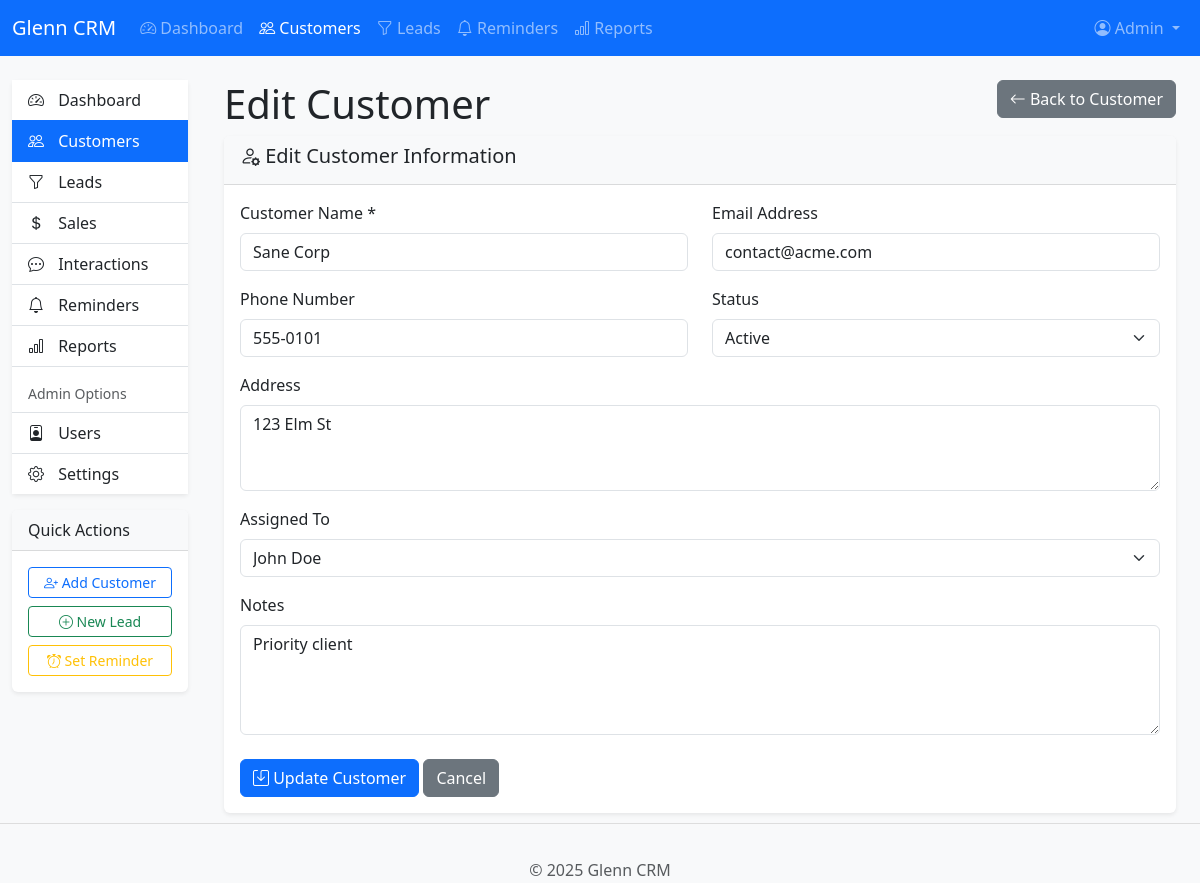
/glenncrm/index.php?page=customers&action=edit&id=16 (signed in), run on the app's committed database.
### tables this page shows
CREATE TABLE `settings` (
  `setting_id` int(11) NOT NULL,
  `setting_name` varchar(50) NOT NULL,
  `setting_value` text DEFAULT NULL,
  `setting_description` text DEFAULT NULL,
  `is_public` tinyint(1) DEFAULT 0,
  `updated_at` timestamp NOT NULL DEFAULT current_timestamp() ON UPDATE current_timestamp()
);

CREATE TABLE `customers` (
  `customer_id` int(11) NOT NULL,
  `name` varchar(100) NOT NULL,
  `email` varchar(100) DEFAULT NULL,
  `phone` varchar(20) DEFAULT NULL,
  `address` text DEFAULT NULL,
  `notes` text DEFAULT NULL,
  `status` enum('active','inactive','prospect') DEFAULT 'active',
  `assigned_to` int(11) DEFAULT NULL,
  `created_at` timestamp NOT NULL DEFAULT current_timestamp(),
  `updated_at` timestamp NULL DEFAULT NULL ON UPDATE current_timestamp()
);

### glenncrm/config/database.php (called while the page is built, shortened)
<?php
$conn = new mysqli(DB_HOST, DB_USER, DB_PASS, DB_NAME);
function get_setting($setting_name, $default = null) {
    global $conn;
    $stmt = $conn->prepare("SELECT setting_value FROM settings WHERE setting_name = ?");
    $stmt->bind_param("s", $setting_name);
    $stmt->execute();
    $result = $stmt->get_result();
    if ($result->num_rows > 0) {
        $row = $result->fetch_assoc();
        return $row['setting_value'];
    }
    return $default;
}
function sanitize_input($data) {
    $data = trim($data);
    $data = stripslashes($data);
    $data = htmlspecialchars($data);
    return $data;
}
?>

### glenncrm/pages/customers/edit.php (the view, shortened to what this page needs)
<?php
$stmt = $conn->prepare("SELECT * FROM customers WHERE customer_id = ?");
$stmt->bind_param("i", $customer_id);
$stmt->execute();
$result = $stmt->get_result();
$customer = $result->fetch_assoc();
?>
<div class="content-header">
    <div class="container-fluid">
        <div class="row mb-2">
            <div class="col-sm-6">
                <h1 class="m-0">Edit Customer</h1>
            </div>
            <div class="col-sm-6">
                <div class="float-end">
                    <a href="<?php echo BASE_URL; ?>/index.php?page=customers&action=view&id=<?php echo $customer_id; ?>" class="btn btn-secondary">
                        <i class="bi bi-arrow-left"></i> Back to Customer
                    </a>
                </div>
            </div>
        </div>
    </div>
</div>
<section class="content">
    <div class="container-fluid">
        <div class="card">
            <div class="card-header">
                <h5 class="card-title">
                    <i class="bi bi-person-gear"></i> Edit Customer Information
                </h5>
            </div>
            <div class="card-body">
                <form action="<?php echo BASE_URL; ?>/index.php?page=customers&action=edit&id=<?php echo $customer_id; ?>" method="post" class="needs-validation" novalidate>
                    <div class="row">
                        <div class="col-md-6 mb-3">
                            <label for="name" class="form-label">Customer Name *</label>
                            <input type="text" class="form-control" id="name" name="name" value="<?php echo htmlspecialchars($customer['name']); ?>" required>
                        </div>
                        <div class="col-md-6 mb-3">
                            <label for="email" class="form-label">Email Address</label>
                            <input type="email" class="form-control" id="email" name="email" value="<?php echo htmlspecialchars($customer['email']); ?>">
                        </div>
                    </div>
                    <div class="row">
                        <div class="col-md-6 mb-3">
                            <label for="phone" class="form-label">Phone Number</label>
                            <input type="text" class="form-control" id="phone" name="phone" value="<?php echo htmlspecialchars($customer['phone']); ?>">
                        </div>
                        <div class="col-md-6 mb-3">
                            <label for="status" class="form-label">Status</label>
                            <select class="form-select" id="status" name="status">
                                <option value="active" <?php echo ($customer['status'] == 'active') ? 'selected' : ''; ?>>Active</option>
                            </select>
                        </div>
                    </div>
                    <div class="mb-3">
                        <label for="address" class="form-label">Address</label>
                        <textarea class="form-control" id="address" name="address" rows="3"><?php echo htmlspecialchars($customer['address']); ?></textarea>
                    </div>
                    <div class="mb-3">
                        <label for="assigned_to" class="form-label">Assigned To</label>
                        <?php echo get_users_dropdown('assigned_to', $customer['assigned_to']); ?>
                    </div>
                    <div class="mb-3">
                        <label for="notes" class="form-label">Notes</label>
                        <textarea class="form-control" id="notes" name="notes" rows="4"><?php echo htmlspecialchars($customer['notes']); ?></textarea>
                    </div>
                    <div class="mt-4">
                        <button type="submit" class="btn btn-primary">
                            <i class="bi bi-save"></i> Update Customer
                        </button>
                        <a href="<?php echo BASE_URL; ?>/index.php?page=customers&action=view&id=<?php echo $customer_id; ?>" class="btn btn-secondary">Cancel</a>
                    </div>
                </form>
            </div>
        </div>
    </div>
</section>

### glenncrm/includes/navigation.php (shortened to what this page needs)
<nav class="navbar navbar-expand-lg navbar-dark bg-primary">
    <div class="container-fluid">
        <a class="navbar-brand" href="<?php echo BASE_URL; ?>/index.php">
            <?php echo get_setting('company_name', 'Glenn CRM'); ?>
        </a>
        <div class="collapse navbar-collapse" id="navbarMain">
            <ul class="navbar-nav me-auto">
                <li class="nav-item">
                    <a class="nav-link <?php echo $page == 'dashboard' ? 'active' : ''; ?>" href="<?php echo BASE_URL; ?>/index.php">
                        <i class="bi bi-speedometer2"></i> Dashboard
                    </a>
                </li>
                <li class="nav-item">
                    <a class="nav-link <?php echo $page == 'customers' ? 'active' : ''; ?>" href="<?php echo BASE_URL; ?>/index.php?page=customers">
                        <i class="bi bi-people"></i> Customers
                    </a>
                </li>
                <li class="nav-item">
                    <a class="nav-link <?php echo $page == 'leads' ? 'active' : ''; ?>" href="<?php echo BASE_URL; ?>/index.php?page=leads">
                        <i class="bi bi-funnel"></i> Leads
                    </a>
                </li>
                <li class="nav-item">
                    <a class="nav-link <?php echo $page == 'reminders' ? 'active' : ''; ?>" href="<?php echo BASE_URL; ?>/index.php?page=reminders">
                        <i class="bi bi-bell"></i> Reminders
                    </a>
                </li>
                <li class="nav-item">
                    <a class="nav-link <?php echo $page == 'reports' ? 'active' : ''; ?>" href="<?php echo BASE_URL; ?>/index.php?page=reports">
                        <i class="bi bi-bar-chart"></i> Reports
                    </a>
                </li>
            </ul>
            <ul class="navbar-nav">
                <li class="nav-item dropdown">
                    <a class="nav-link dropdown-toggle" href="#" id="navbarDropdown" role="button" data-bs-toggle="dropdown">
                        <i class="bi bi-person-circle"></i>
                        <?php echo $_SESSION['first_name']; ?>
                    </a>
                </li>
            </ul>
        </div>
    </div>
</nav>

### glenncrm/includes/footer.php
<footer class="footer mt-auto py-3 bg-light">
    <div class="container text-center">
        <span class="text-muted">
            &copy; <?php echo date('Y'); ?> <?php echo get_setting('company_name', 'Glenn CRM'); ?>
        </span>
    </div>
</footer>
</body></html>

### glenncrm/assets/css/style.css (style rules this page uses)
body { padding-bottom: 70px; background-color: #f8f9fa; }
.card { box-shadow: 0 .125rem .25rem rgba(0,0,0,.075); border: none; }
.card-header { background-color: #f8f9fa; border-bottom: 1px solid rgba(0,0,0,.125); }
.footer { position: fixed; bottom: 0; width: 100%; height: 60px; line-height: 60px; background-color: #f5f5f5; border-top: 1px solid #ddd; }

### data on the page
settings: setting_value "Glenn CRM"
customers: name "Sane Corp", email "contact@acme.com", phone "555-0101", status "Active", address "123 Elm St", notes "Priority client"

### other printed values
$_SESSION['first_name'] "Admin"
form field assigned_to "John Doe"
